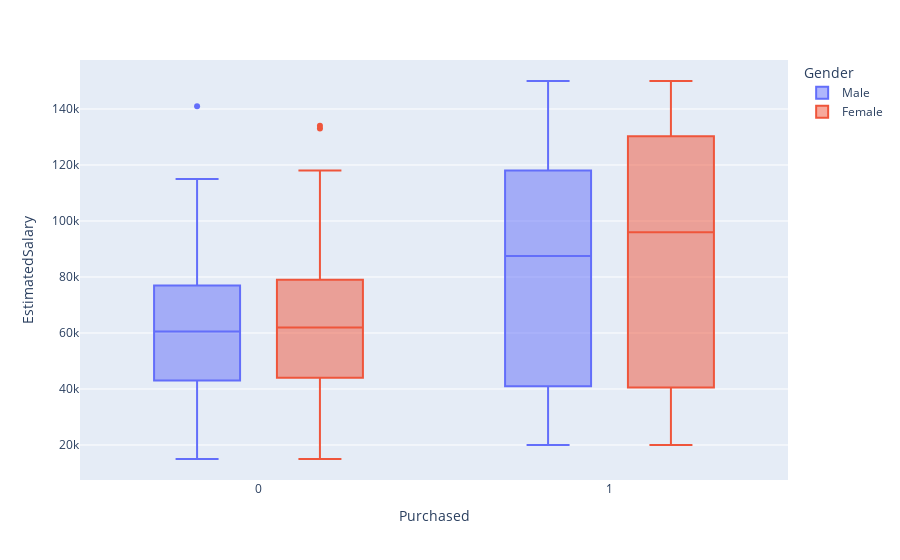

Write notebook code for a chart like this one.
### Code cell
px.box(df, x='Purchased', y='EstimatedSalary', color='Gender')

### Figure 1 — Plotly figure (JSON) as saved in the notebook; plotly's stock layout.template omitted (floating-point values rounded to 4 significant figures; data arrays with more than 128 entries replaced by an {"elided": "..."} marker saying what was removed)
{"data": [{"alignmentgroup": "True", "hovertemplate": "Gender=Male<br>Purchased=%{x}<br>EstimatedSalary=%{y}<extra></extra>", "legendgroup": "Male", "marker": {"color": "#636efa"}, "name": "Male", "notched": false, "offsetgroup": "Male", "orientation": "v", "showlegend": true, "type": "box", "x": {"elided": "196 int values"}, "x0": " ", "xaxis": "x", "y": {"elided": "196 int values"}, "y0": " ", "yaxis": "y"}, {"alignmentgroup": "True", "hovertemplate": "Gender=Female<br>Purchased=%{x}<br>EstimatedSalary=%{y}<extra></extra>", "legendgroup": "Female", "marker": {"color": "#EF553B"}, "name": "Female", "notched": false, "offsetgroup": "Female", "orientation": "v", "showlegend": true, "type": "box", "x": {"elided": "204 int values"}, "x0": " ", "xaxis": "x", "y": {"elided": "204 int values"}, "y0": " ", "yaxis": "y"}], "layout": {"boxmode": "group", "legend": {"title": {"text": "Gender"}, "tracegroupgap": 0}, "margin": {"t": 60}, "xaxis": {"anchor": "y", "domain": [0, 1], "title": {"text": "Purchased"}}, "yaxis": {"anchor": "x", "domain": [0, 1], "title": {"text": "EstimatedSalary"}}}}
